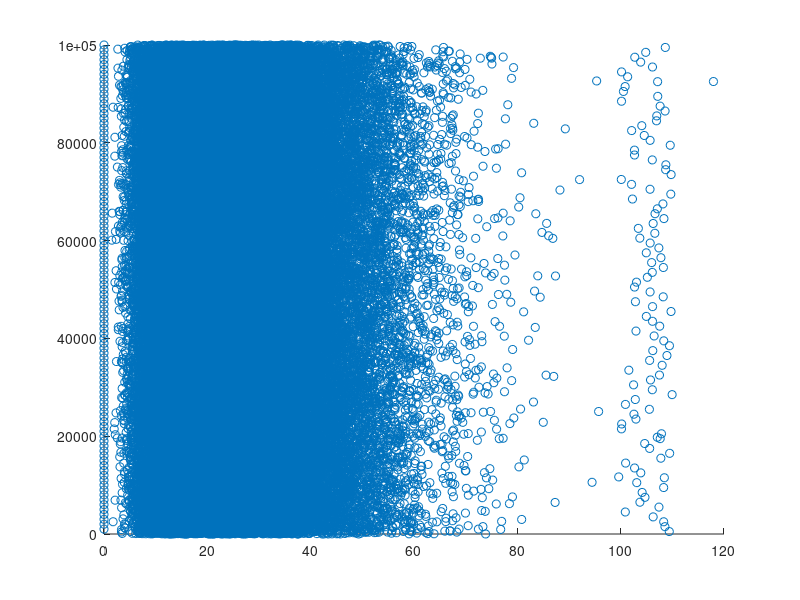

This figure's MATLAB source:
%Start of the file

data = load("dataIndSSA2022.mat");
d1 = data.task1_data;

min = min(d1)
max = max(d1)
mean = mean(d1)
scatter(data.task1_data, 1:length(d1))